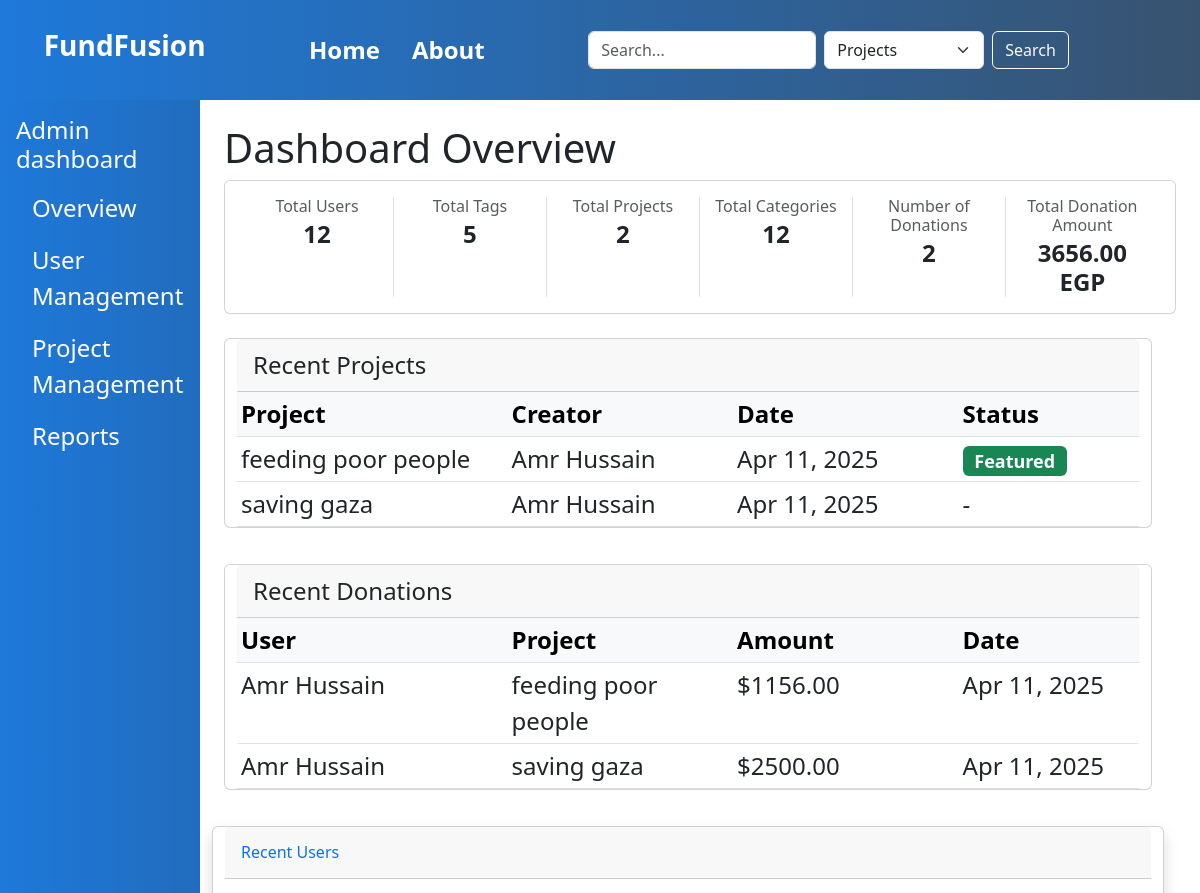
/dashboard/ (signed in, upper part), run on an earlier commit of the app's database.
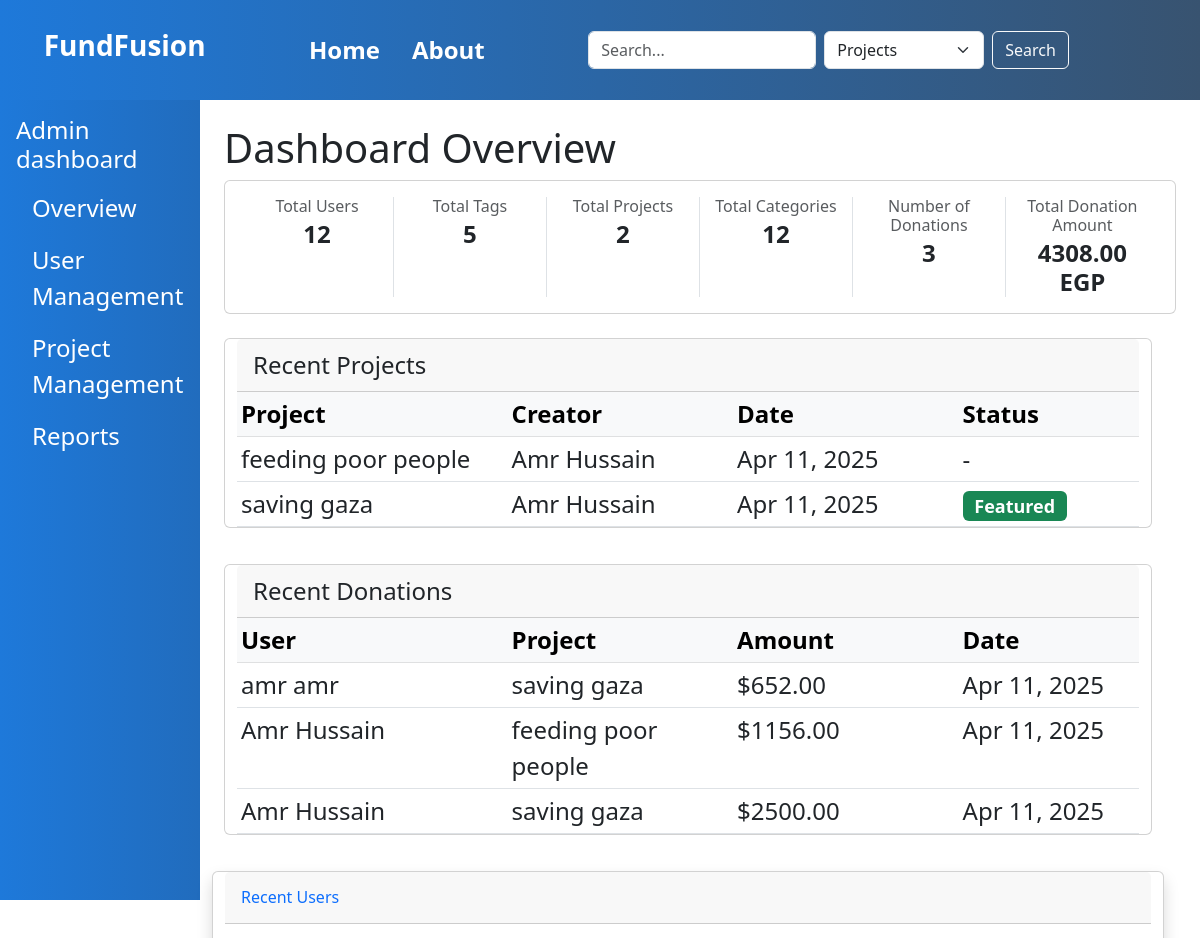
And on a later commit of the database.
### dashboard/models.py (models this page shows, shortened)
class Project(models.Model):
    creator = models.ForeignKey(User, on_delete=models.CASCADE)
    title = models.CharField(max_length=100)
    details = models.TextField()
    category = models.ForeignKey(Category, on_delete=models.CASCADE)
    tags = models.ManyToManyField(Tag)
    target = models.DecimalField(max_digits=10, decimal_places=2, null=True, blank=True,
                                help_text="Target amount to raise")
    current_amount = models.DecimalField(max_digits=10, decimal_places=2, default=0)
    start_time = models.DateTimeField(auto_now_add=True)
    end_time = models.DateTimeField(null=True, blank=True)
    is_featured = models.BooleanField(default=False)

### users/models.py (models this page shows, shortened)
class User(AbstractUser):
    fname = models.CharField(max_length=50)
    lname = models.CharField(max_length=50)
    email = models.EmailField(unique=True)
    password = models.CharField(max_length=50)
    facebook_acount = models.CharField(max_length=50, null=True,blank=True)
    Birthdate = models.DateTimeField(null=True, blank=True)
    phone = models.CharField(max_length=50)
    active_email = models.BooleanField(default=False)
    picture = models.ImageField(upload_to='users/', null=True, blank=True, default='default.jpg')

### interactions/models.py (models this page shows, shortened)
class Donation(models.Model):
    user = models.ForeignKey(User, on_delete=models.CASCADE, related_name='donations')
    project = models.ForeignKey(Project, on_delete=models.CASCADE, related_name='donations')
    amount = models.DecimalField(max_digits=10, decimal_places=2)
    created_at = models.DateTimeField(auto_now_add=True)

### dashboard/views.py (the view)
# urls.py: path('', AdminDashboardView.as_view(), name='admin_dashboard'),
@method_decorator(staff_member_required, name='dispatch')
class AdminDashboardView(View):
    template_name = 'dashboard/admin_dashboard.html'
    def get(self, request):
        context = {}
        context['total_users'] = User.objects.count()
        context['total_projects'] = Project.objects.count()
        context['total_categories'] = Category.objects.count()
        context['total_tags'] = Tag.objects.count()
        context['total_donations'] = Donation.objects.count()
        context['total_comments'] = Comment.objects.count()
        context['total_reports'] = Report.objects.count()
        context['unresolved_reports'] = Report.objects.filter(is_resolved=False)
        context['users'] = User.objects.all()
        context['total_donation_amount'] = Donation.objects.aggregate(Sum('amount'))['amount__sum'] or 0
        context['recent_users'] = User.objects.order_by('-date_joined')[:5]
        context['recent_projects'] = Project.objects.order_by('-start_time')
        context['recent_donations'] = Donation.objects.order_by('-created_at')[:5]
        context['top_categories'] = Category.objects.annotate(
            project_count=Count('project')
        ).order_by('-project_count')[:5]
        context['top_donors'] = User.objects.annotate(
            donation_total=Sum('donations__amount')
        ).exclude(donation_total=None).order_by('-donation_total')[:5]
        today = timezone.now()
        thirty_days_ago = today - timedelta(days=30)
        context['new_projects_month'] = Project.objects.filter(
            start_time__gte=thirty_days_ago
        ).count()
        context['new_users_month'] = User.objects.filter(
            date_joined__gte=thirty_days_ago
        ).count()
        user_chunks = []
        page_size = 6
        user_count = context['total_users']
        users = User.objects.all().order_by('-date_joined').prefetch_related(
            'donations',
            'donations__project'  # This prefetches the related project objects
        )
        for user in users:
            donations_list = list(user.donations.all().order_by('-created_at'))
            if donations_list:
                user.donation_history = [
                    {
                        'amount': donation.amount,
                        'created_at': donation.created_at,
                        'project_id': donation.project.id,
                        'project_title': donation.project.title,
                        'project_details': donation.project.details
                    }
                    for donation in donations_list
                ]
            else:
                user.donation_history = None
        for i in range(0, user_count, page_size):
            user_chunks.append(users[i: i+page_size])
        context['user_chunks'] = user_chunks
        print("x"*60)
        print(context['user_chunks'][0][4].donation_history)
        print("x"*60)
        @register.filter
        def rerange(value):
            return range(value)
        context['reports'] = Report.objects.all()
        return render(request, self.template_name, context)

### dashboard/templates/dashboard/admin_dashboard.html (shortened to what this page needs)
{% extends "parent.html" %}
{% load static %}
{% block style %}
<link rel="stylesheet" href="{% static 'dashboard/css/overview.css' %}">
{% endblock %}
{% block content %}
<div class="container-fluid">
  <div class="row flex-nowrap">
      <nav class="col-md-3 col-lg-2 d-md-block  sidebar text-white p-3 min-vh-100">
          <h4>Admin dashboard</h4>
          <ul class="nav flex-column">
              <li class="nav-item">
                  <a class="nav-link text-white" href="#overview" onclick="showContent('overview')">Overview</a>
              </li>
              <li class="nav-item">
                  <a class="nav-link text-white" href="#usermanagement" onclick="showContent('usermanagement')">User Management</a>
              </li>
              <li class="nav-item">
                  <a class="nav-link text-white" href="#projectmanagement" onclick="showContent('projectmanagement')">Project Management</a>
              </li>
              <li class="nav-item">
                  <a class="nav-link text-white" href="#reports" onclick="showContent('reports')">Reports</a>
              </li>
          </ul>
      </nav>
      <main class="col-md-9 ms-sm-auto col-lg-10 px-md-4 py-4">
          <div id="overview" class="content-section">
              {% include "admin_dashboard_components/overview_component.html"  %}
          </div>
      </main>
  </div>
</div>
{% endblock %}

### dashboard/templates/admin_dashboard_components/overview_component.html (shortened to what this page needs)
<div class="content-header">
    <h1>Dashboard Overview</h1>
    <div class="card mb-4 container-fluid">
        <div class="card-body p-3">
            <div class="row">
                <div class="col-md-2 text-center border-end">
                    <h6 class="text-muted mb-1">Total Users</h6>
                    <h4 class="fw-bold mb-0">{{ total_users }}</h4>
                </div>
                <div class="col-md-2 text-center border-end">
                    <h6 class="text-muted mb-1">Total Tags</h6>
                    <h4 class="fw-bold mb-0">{{ total_tags }}</h4>
                </div>
                <div class="col-md-2 text-center border-end">
                    <h6 class="text-muted mb-1">Total Projects</h6>
                    <h4 class="fw-bold mb-0">{{ total_projects }}</h4>
                </div>
                <div class="col-md-2 text-center border-end">
                    <h6 class="text-muted mb-1">Total Categories</h6>
                    <h4 class="fw-bold mb-0">{{ total_categories  }}</h4>
                </div>
                <div class="col-md-2 text-center border-end">
                    <h6 class="text-muted mb-1">Number of Donations</h6>
                <h4 class="fw-bold mb-0">{{ total_donations }}</h4>
                </div>
                <div class="col-md-2 text-center">
                    <h6 class="text-muted mb-1">Total Donation Amount</h6>
                    <h4 class="fw-bold mb-0">{{ total_donation_amount|floatformat:2 }} EGP</h4>
                </div>
            </div>
        </div>
    </div>
</div>
<div class="row container-fluid">
  <div class="card">
    <div class="card-header">Recent Projects</div>
    <div class="card-body p-0">
      <div class="table-responsive">
        <table class="table table-sm mb-0">
          <thead class="table-light">
            <tr>
              <th style="width: 30%">Project</th>
              <th style="width: 25%">Creator</th>
              <th style="width: 25%">Date</th>
              <th style="width: 20%">Status</th>
            </tr>
          </thead>
          <tbody>
            {% for project in recent_projects|slice:":3" %}
            <tr>
              <td>{{ project.title }}</td>
              <td>{{ project.creator.fname }} {{ project.creator.lname }}</td>
              <td>{{ project.start_time|date:"M d, Y" }}</td>
              <td>
                {% if project.is_featured %}
                <span class="badge bg-success">Featured</span>
                {% else %}-{% endif %}
              </td>
            </tr>
            {% empty %}
            <tr>
              <td colspan="4" class="text-center">No projects yet</td>
            </tr>
            {% endfor %}
          </tbody>
        </table>
      </div>
    </div>
  </div>
</div>
<br>
<div class="row container-fluid">
  <div class="card">
    <div class="card-header">Recent Donations</div>
    <div class="card-body p-0">
      <div class="table-responsive">
        <table class="table table-sm mb-0">
          <thead class="table-light">
            <tr>
              <th style="width: 30%">User</th>
              <th style="width: 25%">Project</th>
              <th style="width: 25%">Amount</th>
              <th style="width: 20%">Date</th>
            </tr>
          </thead>
          <tbody>
            {% for donation in recent_donations %}
            <tr>
              <td>{{ donation.user.fname }} {{ donation.user.lname }}</td>
              <td>{{ donation.project.title }}</td>
              <td>${{ donation.amount|floatformat:2 }}</td>
              <td>{{ donation.created_at|date:"M d, Y" }}</td>
            </tr>
            {% empty %}
            <tr>
              <td colspan="4" class="text-center">No donations yet</td>
            </tr>
            {% endfor %}
          </tbody>
        </table>
      </div>
    </div>
  </div>
</div>
<br>
<div class="card shadow mb-4 container-fluid row">
    <div class="card-header py-3 d-flex flex-row align-items-center justify-content-between">
      <h6 class="m-0 font-weight-bold text-primary">Recent Users</h6>
    </div>
    <div class="card-body">
    </div>
  </div>

What changed in the data, as far as the page shows it:
changed Project "feeding poor people": is_featured "Featured" → "-"
changed Project "saving gaza": is_featured "-" → "Featured"
added Donation: user.fname "amr", user.lname "amr", project "saving gaza", amount "652.00", created_at "Apr 11, 2025"
Also different on the page:
{{ total_donations }}: "2" → "3"
{{ total_donation_amount|floatformat:2 }}: "3656.00" → "4308.00"
